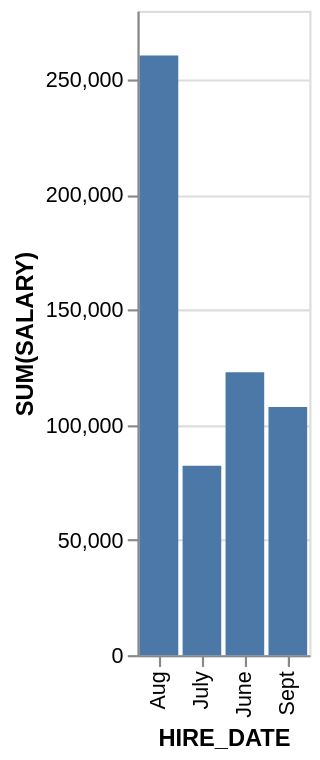

Describe this chart as a Vega-Lite specification.
### Vega-Lite specification from a JSON file in a GitHub repository (floating-point values rounded to 4 significant figures)
{"data": {"values": [{"x_data": "June", "y_data": 122900}, {"x_data": "July", "y_data": 82300}, {"x_data": "Aug", "y_data": 260500}, {"x_data": "Sept", "y_data": 107800}]}, "mark": "bar", "encoding": {"x": {"field": "x_data", "type": "nominal", "title": "HIRE_DATE", "sort": "ascending"}, "y": {"field": "y_data", "type": "quantitative", "title": "SUM(SALARY)"}}}
